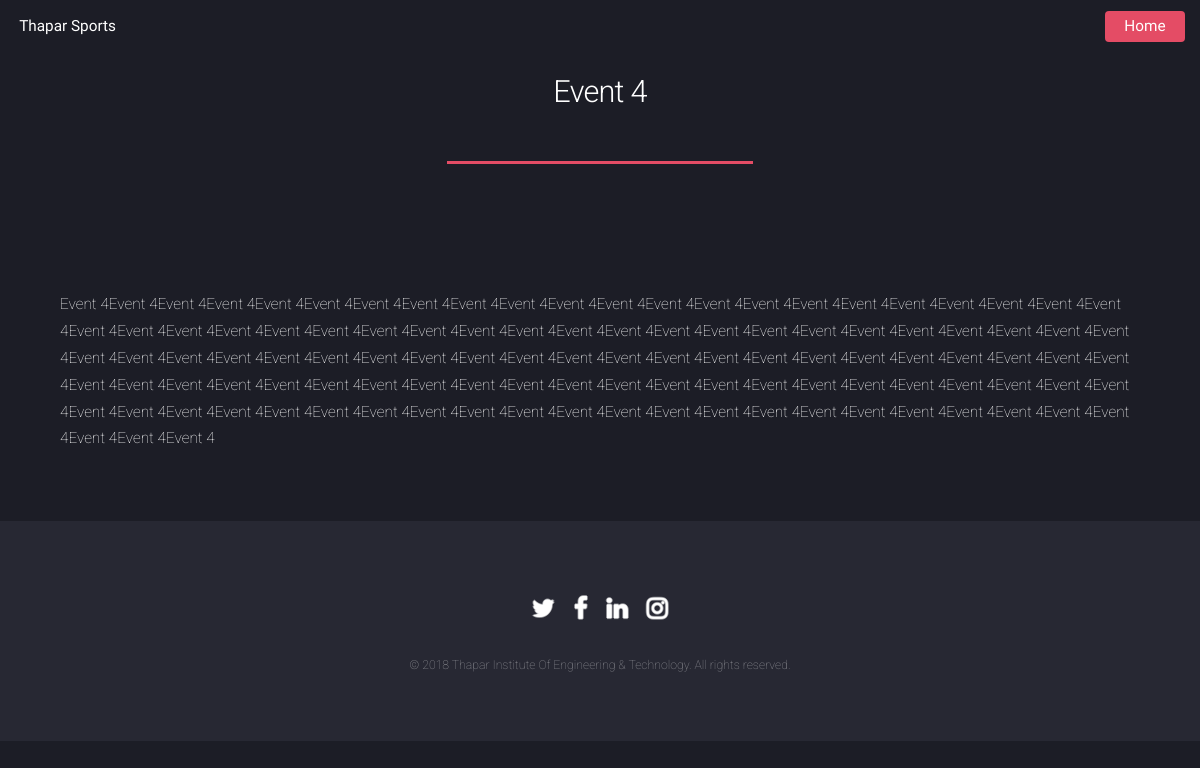
Page /eventlist/4/ on the earlier database version.
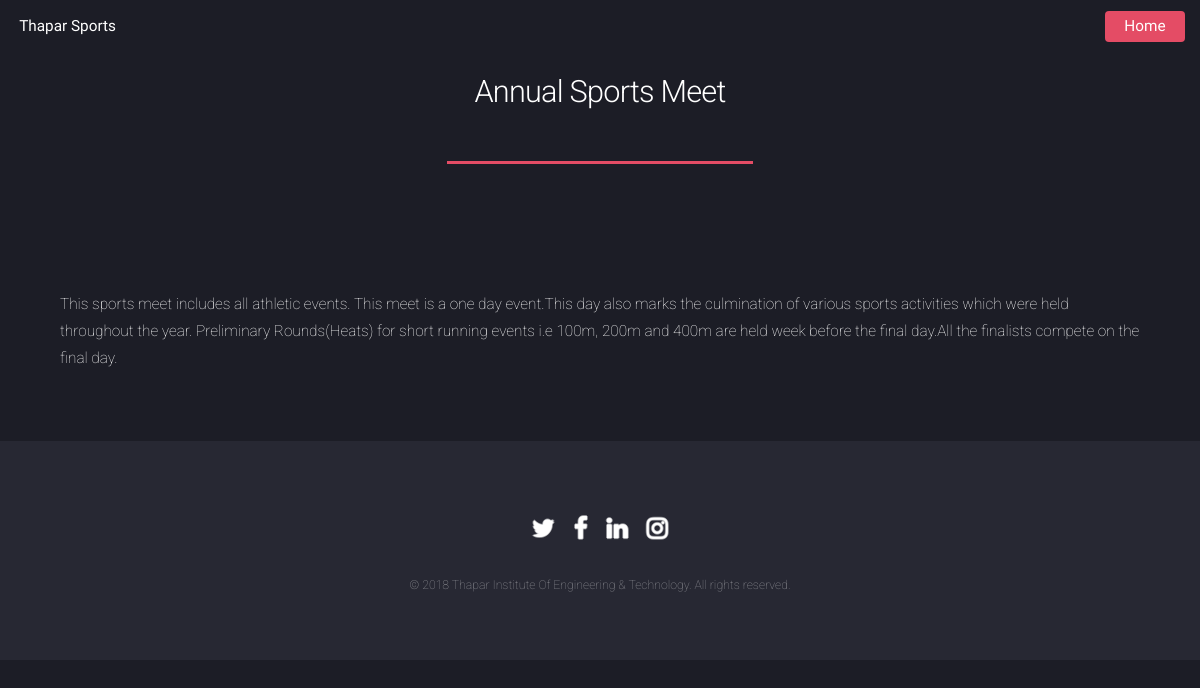
Same page on the later database version.
### tw/models.py (models this page shows, shortened)
class Post(models.Model):
    title=models.CharField(max_length=200)
    image=models.FileField(null=True,blank=True)
    name = models.CharField(max_length=200,default=" ")
    timestamp=models.DateTimeField(auto_now=False,auto_now_add=True)
    content=models.TextField(null=True)
    side=models.TextField(null=True)

### tw/views.py (the view)
# urls.py: url(r'^eventlist/(?P<Post_id>[0-9]+)/$', views.detail, name='detail'),
def detail(request, Post_id):
    try:
        post= Post.objects.get(pk=Post_id)
    except Post.DoesNotExist:
        raise Http404("Post Does Not Exist")
    return render(request,'tw/detail.html',{'post':post})

### tw/templates/tw/detail.html (shortened to what this page needs)
{% load staticfiles %}
{% block content %}
<!DOCTYPE HTML>
<html>
	<head>
		<link rel="stylesheet" href="{% static  'css/main.css' %}" />
		<link rel="stylesheet" href="{% static  'css/ie9.css' %}" />
		<link rel="stylesheet" href="{% static  'css/ie8.css' %}" />
	</head>
	<body class="landing">
		<div id="page-wrapper">
				<header id="header"  style="font-family:'Assistant'">
					<h1 id="logo"><a href="/">Thapar Sports</a></h1>
					<nav id="nav" style="font-family:'Assistant'">
						<ul>
							<li><a href="/" class="button special">Home</a></li>
						</ul>
					</nav>
				</header>
				<div id="main" class="wrapper style1">
					<div class="container">
						<header class="major">
							<h2>{{post.title}}</h2>
						</header>
							<section id="content">
								<a href="#" class="image fit"><img src="{{post.image.url}}" alt="" /></a><br>
								<p>{{post.content}}</p>
							</section>
					</div>
				</div>
				<footer id="footer">
					<ul class="icons">
						<li><a href="https://twitter.com/TU_Patiala" class="icon alt fa-twitter"><span class="label">Twitter</span></a></li>
						<li><a href="https://www.facebook.com/officialTIET/" class="icon alt fa-facebook"><span class="label">Facebook</span></a></li>
						<li><a href="https://www.linkedin.com/school/485592/" class="icon alt fa-linkedin"><span class="label">LinkedIn</span></a></li>
						<li><a href="https://www.instagram.com/tietofficial/" class="icon alt fa-instagram"><span class="label">Instagram</span></a></li>
					</ul>
					<ul class="copyright">
						<li>&copy; 2018 Thapar Institute Of Engineering & Technology. All rights reserved.</li>
					</ul>
				</footer>
		</div>
	</body>
</html>
{% endblock %}

### tw/static/css/ie9.css (style rules this page uses)
body.landing:before, body.landing:after { display: none !important; }
.icon.alt { color: inherit !important; }
#footer .icons .icon.alt:before { color: #ffffff !important; }

### tw/static/css/ie8.css (style rules this page uses)
body { color: #ffffff; }
body, html, #page-wrapper { height: 100%; }
input[type="submit"], input[type="reset"], input[type="button"], .button { border: solid 1px #ffffff !important; }
input[type="submit"].special, input[type="reset"].special, input[type="button"].special, .button.special { border: 0 !important; }
#header { background: #272833; }
a { outline:0; }

Differences in the rows shown:
changed Post: title "Event 4" → "Annual Sports Meet"; content "Event 4Event 4Event 4Event 4Event 4Event 4Event 4Event 4Event 4Event 4Event 4Event 4Event 4Event 4Event 4Event 4Event 4Event 4Event 4Event 4Event 4Event 4Event 4Event 4Event 4Event 4Event 4Event 4Event 4Event 4Event 4Event 4Event 4Event 4Event 4Event 4Event 4Event 4Event 4Event 4Event 4Event 4Event 4Event 4Event 4Event 4Event 4Event 4Event 4Event 4Event 4Event 4Event 4Event 4Event 4Event 4Event 4Event 4Event 4Event 4Event 4Event 4Event 4Event 4Event 4Event 4Event 4Event 4Event 4Event 4Event 4Event 4Event 4Event 4Event 4Event 4Event 4Event 4Event 4Event 4Event 4Event 4Event 4Event 4Event 4Event 4Event 4Event 4Event 4Event 4Event 4Event 4Event 4Event 4Event 4Event 4Event 4Event 4Event 4Event…" → "This sports meet includes all athletic events. This meet is a one day event.This day also marks the culmination of various sports activities which were held throughout the year. Preliminary Rounds(Heats) for short running events i.e 100m, 200m and 400m are held week before the final day.All the finalists compete on the final day."
